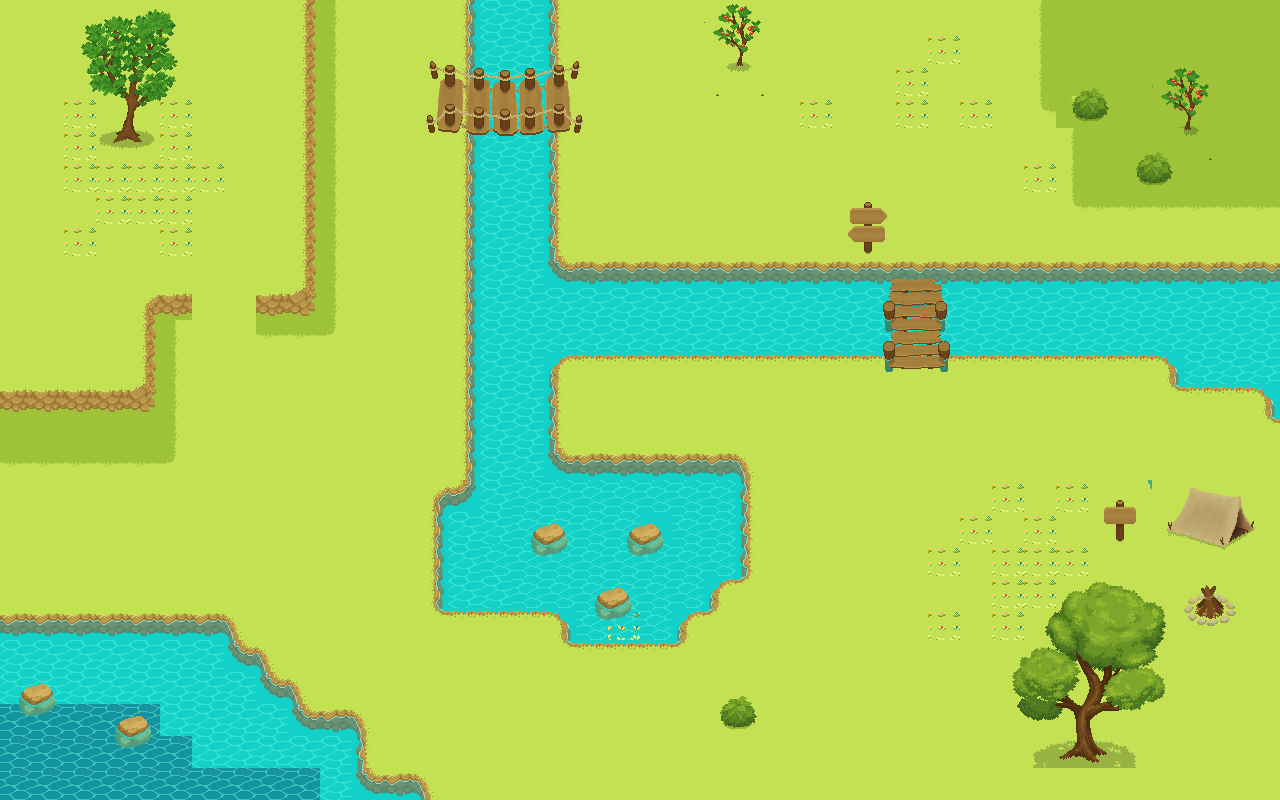

A 2D game scene composited from a Tiled map and its tileset images. What follows is a short description and the map's XML, with each tile layer's data collapsed to a summary:
An orthogonal 40x25 tile map with 32x32 px tiles, 6 tile layers (water, herbe, montagne, chemin, ...), 4 tilesets and 33 objects (31x collision).

<map version="1.10" tiledversion="1.10.2" orientation="orthogonal" renderorder="right-down" width="40" height="25" tilewidth="32" tileheight="32" infinite="0" nextlayerid="11" nextobjectid="35">
 <tileset firstgid="1" source="tiles.tsx" />
 <tileset firstgid="157" source="water_animation_demo.tsx" />
 <tileset firstgid="181" source="water_animation_demo_bas.tsx" />
 <tileset firstgid="205" source="assets.tsx" />
 <layer id="1" name="water" width="40" height="25">
  <data>[1000 cells, 1000 non-empty, 17 distinct tile ids]</data>
 </layer>
 <layer id="7" name="herbe" width="40" height="25">
  <data>[1000 cells, 135 non-empty, 9 distinct tile ids]</data>
 </layer>
 <layer id="6" name="montagne" width="40" height="25">
  <data>[1000 cells, 21 non-empty, 5 distinct tile ids]</data>
 </layer>
 <layer id="10" name="chemin" width="40" height="25">
  <data>[1000 cells, 0 non-empty, 0 distinct tile ids]</data>
 </layer>
 <layer id="4" name="pont" width="40" height="25">
  <data>[1000 cells, 36 non-empty, 36 distinct tile ids]</data>
 </layer>
 <layer id="5" name="objet" width="40" height="25">
  <data>[1000 cells, 123 non-empty, 94 distinct tile ids]</data>
 </layer>
 <objectgroup id="9" name="Object Layer 1">
  <object id="1" type="collision" x="5.96392" y="636.648" width="213.21" height="161.026" />
  <object id="2" type="collision" x="226.629" y="666.468" width="28.3286" height="131.206" />
  <object id="3" type="collision" x="262.412" y="709.706" width="89.4588" height="86.4768" />
  <object id="4" type="collision" x="360.817" y="769.345" width="58.1482" height="28.3286" />
  <object id="5" type="collision" x="228.12" y="650.067" width="53.6753" height="59.6392" />
  <object id="6" x="486.059" y="11.9278" width="2.98196" height="4.47294" />
  <object id="7" type="collision" x="472.641" y="2.98196" width="76.04" height="67.0941" />
  <object id="8" type="collision" x="477.113" y="138.661" width="79.0219" height="471.15" />
  <object id="9" type="collision" x="444.312" y="500.969" width="263.903" height="105.86" />
  <object id="10" type="collision" x="557.626" y="608.32" width="119.278" height="32.8016" />
  <object id="11" type="collision" x="563.59" y="466.677" width="180.409" height="111.823" />
  <object id="12" type="collision" x="568.063" y="278.813" width="316.088" height="73.058" />
  <object id="13" type="collision" x="949.754" y="281.795" width="326.525" height="71.567" />
  <object id="14" type="collision" x="1176.38" y="356.344" width="105.86" height="26.8376" />
  <object id="15" type="collision" x="1268.82" y="383.182" width="11.9278" height="41.7474" />
  <object id="16" type="collision" x="123.751" y="87.9678" width="17.8918" height="56.6572" />
  <object id="17" type="collision" x="855.822" y="208.737" width="20.8737" height="43.2384" />
  <object id="18" type="collision" x="1174.89" y="511.406" width="65.6031" height="31.3106" />
  <object id="19" type="collision" x="1116.74" y="520.352" width="11.9278" height="20.8737" />
  <object id="20" type="collision" x="1191.29" y="603.847" width="41.7474" height="19.3827" />
  <object id="21" type="collision" x="0" y="387.655" width="149.098" height="19.3827" />
  <object id="22" type="collision" x="149.098" y="299.687" width="5.96392" height="101.387" />
  <object id="23" type="collision" x="155.062" y="292.232" width="40.2564" height="22.3647" />
  <object id="24" type="collision" x="260.921" y="292.232" width="49.2023" height="22.3647" />
  <object id="25" type="collision" x="305.651" y="4.47294" width="11.9278" height="313.106" />
  <object id="26" type="collision" x="0" y="0" width="2.98196" height="799.165" />
  <object id="27" type="collision" x="2.98196" y="-13.4188" width="1276.28" height="8.94588" />
  <object id="28" type="collision" x="1279.26" y="-7.4549" width="2.98196" height="805.129" />
  <object id="30" type="collision" x="2.98196" y="799.165" width="1279.26" height="17.8918" />
  <object id="31" type="collision" x="733.562" y="44.7294" width="8.94588" height="26.8376" />
  <object id="32" type="collision" x="1185.33" y="104.369" width="8.94588" height="23.8557" />
  <object id="33" type="collision" x="1063.07" y="691.815" width="41.7474" height="68.5851" />
  <object id="34" x="398.092" y="900.552" />
 </objectgroup>
</map>
